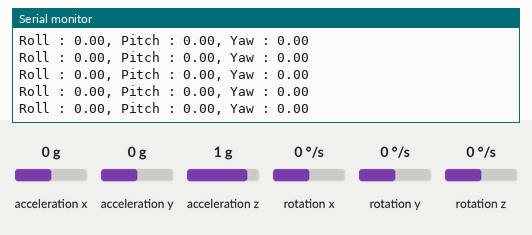
Simulated run of this sketch. Board: Arduino Uno, built with avr-gcc and run on an emulated ATmega328P. Shown: the last lines printed to the serial monitor. Wiring (inferred from the names in the program): MPU-6050 motion sensor at I2C address 0x68. Inputs (shaded band) come from the test bench; at power-on: rotation x 0 °/s, rotation y 0 °/s, acceleration x 0 g, acceleration y 0 g, acceleration z 1 g, rotation z 0 °/s.

Above: at 11.2 s.
11.3 s: rotation x set to -100 °/s
At 12.2 s:
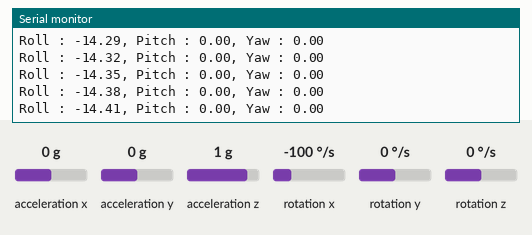
14.3 s: rotation y set to -100 °/s
At 14.9 s:
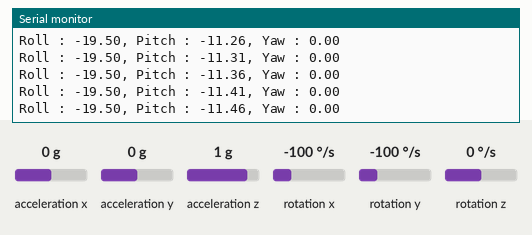
17.3 s: rotation y set to 18 °/s
At 18.0 s:
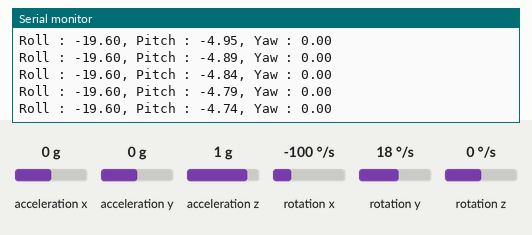
Timing chart, 0 to 20.3 s (numbered marks = the images above; inputs shaded):
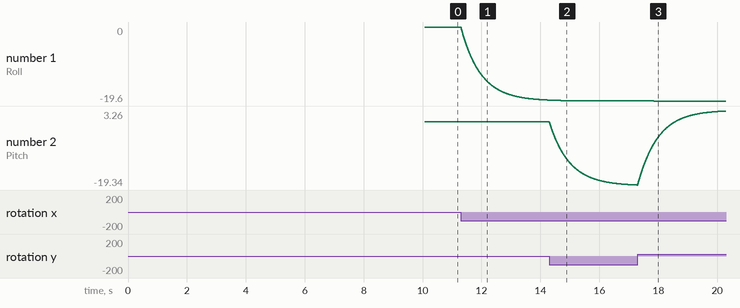

Measured:
- after the input at 11.3 s, the serial monitor: prints a new line at once (image 1)
- plotted number 1: 0 → -19.36 after the input at 11.3 s

The sketch:

Tx_for_test.ino
```cpp
#include <Wire.h>


float  acc_total_vector;
float gyro_x_cal, gyro_y_cal, gyro_z_cal;
float gyro_z_old, yaw_old, driftz;
float temperature;
long loop_timer;
float pitch, roll;
boolean set_gyro_angles;
float roll_acc, pitch_acc;
float roll_acc_cal, pitch_acc_cal;
float pitch_gyro, roll_gyro;
int R = 1000;
int H = 1;
float Q = 0.09;
float P = 0;
float K = 0;
float u_hat = 0;
float u;
struct Package{
  float pitch_output, roll_output, yaw, gyro_x, gyro_y, gyro_z, acc_x, acc_y, acc_z;
}test;
void setup()
{

  Serial.begin(115200);
  Wire.begin();
  setup_mpu_6050_registers();


  for (int cal_int = 0; cal_int < 2000 ; cal_int ++){
    read_mpu_6050_data();
    test.gyro_x = test.gyro_x/65.5*0.01745;
    test.gyro_y = test.gyro_y/65.5*0.01745;
    KALMAN(test.gyro_z);
    gyro_x_cal += test.gyro_x;
    gyro_y_cal += test.gyro_y;
    gyro_z_cal += u_hat;
    delay(3);
  }
  gyro_x_cal /= 2000;
  gyro_y_cal /= 2000;
  gyro_z_cal /= 2000;
  gyro_z_old =0;
  read_mpu_6050_data();
  acc_total_vector = sqrt((test.acc_x*test.acc_x)+(test.acc_y*test.acc_y)+(test.acc_z*test.acc_z));
  pitch_acc_cal = asin((float)test.acc_x/acc_total_vector)* 57.296;
  roll_acc_cal = asin((float)test.acc_y/acc_total_vector)* 57.296;
  loop_timer = micros();

}

void loop()
{
  read_mpu_6050_data();
  test.gyro_x = test.gyro_x/65.5*0.01745;
  test.gyro_y = test.gyro_y/65.5*0.01745;
  test.gyro_x -= gyro_x_cal;
  test.gyro_y -= gyro_y_cal;
  test.gyro_z -= gyro_z_cal;
  KALMAN(test.gyro_z);
  pitch_gyro += (test.gyro_y / 250) * 57.296;
  roll_gyro += (test.gyro_x / 250) * 57.296;
  test.yaw += ((u_hat/65.5*0.01745) / 250) * 57.296;
  if (abs(u_hat-gyro_z_old)<=P)
  {
    driftz = test.yaw-yaw_old;
    if(abs(test.yaw-yaw_old) <= 0.001)
    {
      test.yaw -= driftz;
    }
  }
  yaw_old = test.yaw;
  gyro_z_old = u_hat;
  acc_total_vector = sqrt((test.acc_x*test.acc_x)+(test.acc_y*test.acc_y)+(test.acc_z*test.acc_z));
  pitch_acc = atan2(test.acc_x,test.acc_z)*57.296;
  roll_acc = atan2(test.acc_y,test.acc_z)*57.296;
  pitch_acc -= pitch_acc_cal;
  roll_acc -= roll_acc_cal;
  if(set_gyro_angles){
    pitch = pitch_gyro * 0.98 + pitch_acc * 0.02;
    roll = roll_gyro * 0.98 + roll_acc * 0.02;
  }
  else{
    pitch = pitch_acc;
    roll = roll_acc;
    set_gyro_angles = true;
  }
  test.pitch_output = test.pitch_output * 0.7 + pitch * 0.3;
  test.roll_output = test.roll_output * 0.7 + roll * 0.3;
  pitch_gyro = test.pitch_output;
  roll_gyro = test.roll_output;
  Serial.print("Roll : ");
  Serial.print(test.roll_output);
  Serial.print(", Pitch : ");
  Serial.print(test.pitch_output);
  Serial.print(", Yaw : ");
  Serial.println(test.yaw);
  while(micros() - loop_timer < 4000);
  loop_timer = micros();
}
void read_mpu_6050_data()
{
  Wire.beginTransmission(0x68);
  Wire.write(0x3B);
  Wire.endTransmission();
  Wire.requestFrom(0x68,14);
  while(Wire.available() < 14);
  test.acc_x = Wire.read()<<8|Wire.read();
  test.acc_y = Wire.read()<<8|Wire.read();
  test.acc_z = Wire.read()<<8|Wire.read();
  temperature = Wire.read()<<8|Wire.read();
  test.gyro_x = Wire.read()<<8|Wire.read();
  test.gyro_y = Wire.read()<<8|Wire.read();
  test.gyro_z = Wire.read()<<8|Wire.read();
}
void setup_mpu_6050_registers()
{
  Wire.beginTransmission(0x68);
  Wire.write(0x6B);
  Wire.write(0x00);
  Wire.endTransmission();
  Wire.beginTransmission(0x68);
  Wire.write(0x1C);
  Wire.write(0x10);
  Wire.endTransmission();
  Wire.beginTransmission(0x68);
  Wire.write(0x1B);
  Wire.write(0x08);
  Wire.endTransmission();
}

void KALMAN(float u)
{
  K = P*H/(H*P*H+R);
  u_hat += K*(u - H * u_hat);
  P = (1 - K*H)*P + Q;
}
```
